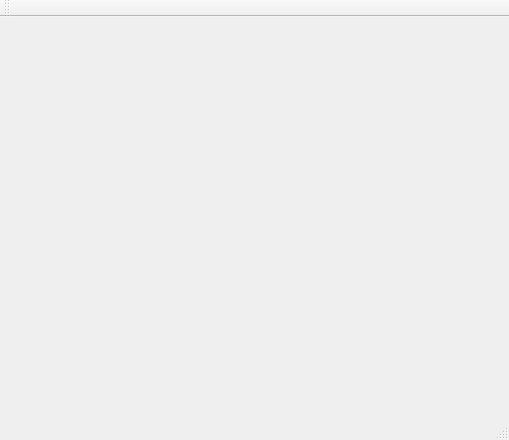
<?xml version="1.0" encoding="UTF-8"?>
<ui version="4.0">
 <class>WindowsHelperClass</class>
 <widget class="QMainWindow" name="WindowsHelperClass">
  <property name="geometry">
   <rect>
    <x>0</x>
    <y>0</y>
    <width>509</width>
    <height>440</height>
   </rect>
  </property>
  <property name="windowTitle">
   <string>WindowsHelper</string>
  </property>
  <widget class="QWidget" name="centralWidget"/>
  <widget class="QToolBar" name="mainToolBar">
   <attribute name="toolBarArea">
    <enum>TopToolBarArea</enum>
   </attribute>
   <attribute name="toolBarBreak">
    <bool>false</bool>
   </attribute>
  </widget>
  <widget class="QStatusBar" name="statusBar"/>
 </widget>
 <layoutdefault spacing="6" margin="11"/>
 <resources>
  <include location="WindowsHelper.qrc"/>
 </resources>
 <connections/>
</ui>
